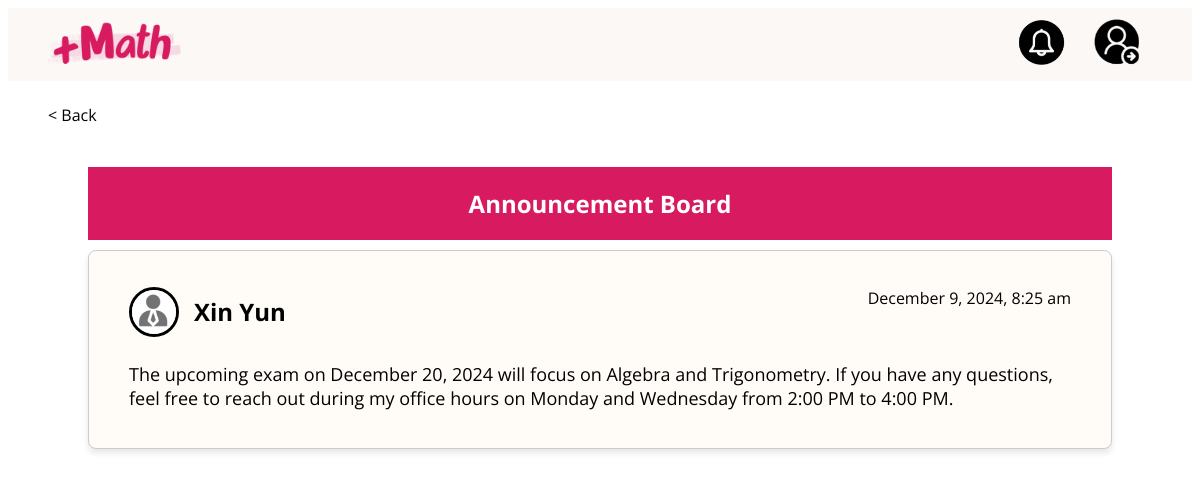
/stuViewAnnouncementPage.php?user_id=1&page_before_announcement=StuMainPage.php (signed in), run on the app's committed database.
### tables this page shows
CREATE TABLE IF NOT EXISTS `announcement` (
  `announcement_id` int NOT NULL AUTO_INCREMENT,
  `announcement_text` varchar(10000) NOT NULL,
  `announcement_date` datetime NOT NULL,
  `teacher_id` int NOT NULL,
  `class_id` int NOT NULL,
  PRIMARY KEY (`announcement_id`),
  KEY `FK_announcement_teacher_id` (`teacher_id`),
  KEY `FK_announcement_class_id` (`class_id`)
);

CREATE TABLE IF NOT EXISTS `teacher` (
  `teacher_id` int NOT NULL AUTO_INCREMENT,
  `teacher_name` varchar(100) NOT NULL,
  `teacher_password` varchar(100) NOT NULL,
  `teacher_email` varchar(100) NOT NULL,
  PRIMARY KEY (`teacher_id`)
);

### stuViewAnnouncementPage.php (the view, shortened to what this page needs)
<?php
    if(isset($_GET['page_before_announcement'])){
        $PageBeforeAnnouncement =$_GET['page_before_announcement'];
    }
    if (isset($_GET['user_id'])) {
        $loginID = $_GET['user_id'];
        $host = "localhost";
        $username = "root";
        $password = "";
        $dbname = "rwdd_assignment";
        $conn = new mysqli($host, $username, $password, $dbname);
        $sql_student = "
            SELECT class_id
            FROM student
            WHERE student_id = ?
        ";
    }
?>
<!DOCTYPE html>
<html lang="en">
<head>
</head>
    <body>
    <div style="position:sticky; z-index:1; top:0; height: 73px;background-color:#FBF8F5;">
        <div style="float:left; padding:10px 10px 10px 30px;">
            <img src="logo.png" style="width:150px;cursor:pointer;" onclick="stuHP()">
        </div>
        <div style="float:right; padding-right:40px;">
            <button type="button" class="notificationProfileBtn" onclick="window.location.href='stuViewAnnouncementPage.php?user_id=<?php echo $_SESSION['user_id']; ?>&page_before_announcement=StuMainPage.php'">
                <img src="notificationbtn.png" style="width:55px;">
            </button>
            <div class="dropdown">
                <button class="dropbtn" id="dropbtn" type="button" onclick="profileDropDown()">
                    <img src="stuprofilebtn.png" style="width:50px;">
                </button>
            </div>
        </div>
    </div>
    <br>
    <button class="back" type="submit" name="back" onclick="window.location.href='<?php echo $PageBeforeAnnouncement; ?>?user_id=<?php echo $_SESSION['user_id']; ?>'">< Back</button>
    <div style="margin: 0px 40px;">
        <div class="header">
            Announcement Board
        </div>
        <?php
            if ($stmt = $conn->prepare($sql_student)) {
                $stmt->bind_param("i", $loginID);
                $stmt->execute();
                $stmt->store_result();
                $stmt->bind_result($class_id);
                if ($class_id) {
                    $sql_announcement = "
                        SELECT a.announcement_text, a.announcement_date, t.teacher_name, c.class_name
                        FROM announcement a
                        JOIN teacher t ON a.teacher_id = t.teacher_id
                        JOIN class c ON a.class_id = c.class_id
                        WHERE a.class_id = ?
                        ORDER BY a.announcement_date DESC
                    ";
                    if ($stmt_announcement = $conn->prepare($sql_announcement)) {
                        $stmt_announcement->bind_param("i", $class_id);
                        $stmt_announcement->execute();
                        $stmt_announcement->store_result();
                        $stmt_announcement->bind_result($announcement_text, $announcement_date, $teacher_name, $class_name);
                        if ($stmt_announcement->num_rows > 0) {
                            while ($stmt_announcement->fetch()) {
                                echo '<div class="announcement-card" style="display:block;">';
                                    echo '<div class="col-12" style="display:flex; padding-left:20px;">';
                                        echo '<div class="profile" style="justify-items:left; display:flex;">';
                                            echo '<img src="teachericon.png" alt="Teacher Profile">';
                                            echo '<p class="teacher-name">' . htmlspecialchars($teacher_name) . '</p>';
                                        echo '</div>';
                                        echo '<div class="date-time-div" style="justify-items:right; padding-right:20px;">';
                                            echo '<p class="date-times">' . date("F j, Y, g:i a", strtotime($announcement_date)) . '</p>';
                                        echo '</div>';
                                    echo '</div>';
                                    echo '<div class="col-12" style="display:flex; flex-direction: column; padding:0px 20px;">';
                                        echo '<p class="context">' . htmlspecialchars($announcement_text) . '</p>';
                                    echo '</div>';
                                echo '</div>';
                            }
                        } else {
                            echo '<div class="announcement-card" style="display:block;">';
                            echo '<p style="text-align:center; padding-top:70px; padding-bottom:70px; font-weight:bold; font-size:18px;">No announcements available for your class.</p>';
                            echo '</div>';
                        }
                    } else {
                        echo "<p>Error fetching announcements: " . $conn->error . "</p>";
                    }
                } else {
                    echo "<p>Your class information is missing or you are not assigned to a class.</p>";
                }
            } else {
                echo "<p>Error fetching your information: " . $conn->error . "</p>";
            }
        ?>
    </div>
</body>
</html>

### stuViewAnnouncementPage.php (style rules this page uses)
* { font-family: "Open Sans", sans-serif; box-sizing:border-box; }
.col-12 { width: 100%; }
.notificationProfileBtn { border-style:none; background-color:transparent; padding:10px; cursor: pointer; }
.back { font-size: 16px; background-color:white; border-style:none; padding-left:40px; }
.dropbtn { border-style:none; background-color:transparent; padding: 10px; cursor: pointer; }
.dropdown { position: relative; display: inline-block; }
@media only screen and (min-width: 768px) { .header { background-color: #D81B60; color: white; text-align: center; padding: 20px; font-size: 24px; font-weight: bold; margin-top: 40px; margin-left:40px; margin-right:40px; } }
@media only screen and (min-width: 768px) { .announcement-card { display: flex; justify-content: space-between; align-items: flex-start; padding: 20px; border: 1px solid #ccc; border-radius: 8px; box-shadow: 0px 4px 6px rgba(0, 0, 0, 0.1); background-color: #fffbf7; height: auto; margin-top:10px; margin-left:40px; margin-right:40px; } }
@media only screen and (min-width: 768px) { .profile { display: flex; align-items:center; width:75%; } }
@media only screen and (min-width: 768px) { .profile img { width: 50px; height: 50px; border-radius: 50%; border: 3px solid black; object-fit: cover; } }
@media only screen and (min-width: 768px) { .teacher-name { font-weight: bold; font-size: 24px; padding-left:15px; } }
@media only screen and (min-width: 768px) { .context { margin-top: 10px; font-size: 18px; display:flex; } }
@media only screen and (min-width: 768px) { .date-time-div { width:25%; } }

### data on the page
announcement: teacher.teacher_name "Xin Yun", announcement_date "December 9, 2024, 8:25 am", announcement_text "The upcoming exam on December 20, 2024 will focus on Algebra and Trigonometry. If you have any questions, feel free to reach out during my office hours on Monday and Wednesday from 2:00 PM to 4:00 PM."
